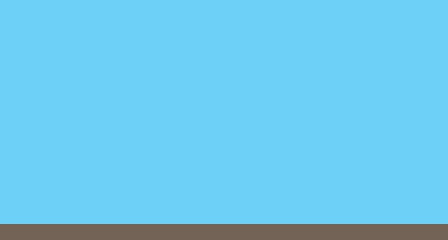

The image is a tile-based game level rendered from a .tmx file. Its description and source (layers, tilesets, objects; grid data summarised) follow:
An orthogonal 28x15 tile map with 16x16 px tiles, 3 tile layers (bg, fg, invisible) and 18 objects.

<map version="1.0" orientation="orthogonal" renderorder="right-down" width="28" height="15" tilewidth="16" tileheight="16" nextobjectid="20">
 <tileset firstgid="1" name="tileset" tilewidth="16" tileheight="16" tilecount="256">
  <image source="tileset.png" width="256" height="256" />
 </tileset>
 <layer name="bg" width="28" height="15">
  <data>[420 cells, 420 non-empty, 1 distinct tile ids]</data>
 </layer>
 <layer name="fg" width="28" height="15">
  <data>[420 cells, 28 non-empty, 1 distinct tile ids]</data>
 </layer>
 <layer name="invisible" width="28" height="15">
  <data>[420 cells, 28 non-empty, 1 distinct tile ids]</data>
 </layer>
 <objectgroup name="enemy_spawners">
  <object id="3" x="0" y="208" width="16" height="16" />
  <object id="4" x="432" y="208" width="16" height="16" />
 </objectgroup>
 <objectgroup name="friend_spawners">
  <object id="1" x="96" y="224" width="16" height="16" />
  <object id="5" x="112" y="224" width="16" height="16" />
  <object id="6" x="128" y="224" width="16" height="16" />
  <object id="7" x="144" y="224" width="16" height="16" />
  <object id="8" x="160" y="224" width="16" height="16" />
  <object id="9" x="176" y="224" width="16" height="16" />
  <object id="10" x="192" y="224" width="16" height="16" />
  <object id="11" x="208" y="224" width="16" height="16" />
  <object id="12" x="224" y="224" width="16" height="16" />
  <object id="13" x="240" y="224" width="16" height="16" />
  <object id="14" x="256" y="224" width="16" height="16" />
  <object id="15" x="272" y="224" width="16" height="16" />
  <object id="16" x="288" y="224" width="16" height="16" />
  <object id="17" x="304" y="224" width="16" height="16" />
  <object id="18" x="320" y="224" width="16" height="16" />
  <object id="19" x="336" y="224" width="16" height="16" />
 </objectgroup>
</map>
